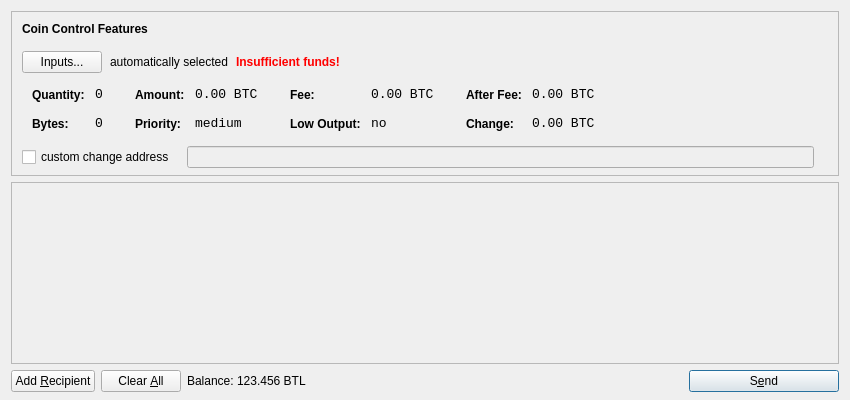
<?xml version="1.0" encoding="UTF-8"?>
<ui version="4.0">
 <class>SendCoinsDialog</class>
 <widget class="QDialog" name="SendCoinsDialog">
  <property name="geometry">
   <rect>
    <x>0</x>
    <y>0</y>
    <width>850</width>
    <height>400</height>
   </rect>
  </property>
  <property name="windowTitle">
   <string>Send Coins</string>
  </property>
  <layout class="QVBoxLayout" name="verticalLayout" stretch="0,1,0">
   <property name="bottomMargin">
    <number>8</number>
   </property>
   <item>
    <widget class="QFrame" name="frameCoinControl">
     <property name="sizePolicy">
      <sizepolicy hsizetype="Expanding" vsizetype="Expanding">
       <horstretch>0</horstretch>
       <verstretch>0</verstretch>
      </sizepolicy>
     </property>
     <property name="maximumSize">
      <size>
       <width>16777215</width>
       <height>16777215</height>
      </size>
     </property>
     <property name="frameShape">
      <enum>QFrame::StyledPanel</enum>
     </property>
     <property name="frameShadow">
      <enum>QFrame::Sunken</enum>
     </property>
     <layout class="QVBoxLayout" name="verticalLayoutCoinControl2">
      <property name="spacing">
       <number>-1</number>
      </property>
      <property name="leftMargin">
       <number>0</number>
      </property>
      <property name="topMargin">
       <number>0</number>
      </property>
      <property name="rightMargin">
       <number>0</number>
      </property>
      <property name="bottomMargin">
       <number>6</number>
      </property>
      <item>
       <layout class="QVBoxLayout" name="verticalLayoutCoinControl" stretch="0,0,0,0,1">
        <property name="spacing">
         <number>0</number>
        </property>
        <property name="leftMargin">
         <number>10</number>
        </property>
        <property name="topMargin">
         <number>10</number>
        </property>
        <item>
         <layout class="QHBoxLayout" name="horizontalLayoutCoinControl1">
          <property name="bottomMargin">
           <number>15</number>
          </property>
          <item>
           <widget class="QLabel" name="labelCoinControlFeatures">
            <property name="sizePolicy">
             <sizepolicy hsizetype="Preferred" vsizetype="Maximum">
              <horstretch>0</horstretch>
              <verstretch>0</verstretch>
             </sizepolicy>
            </property>
            <property name="font">
             <font>
              <weight>75</weight>
              <bold>true</bold>
             </font>
            </property>
            <property name="styleSheet">
             <string notr="true">font-weight:bold;</string>
            </property>
            <property name="text">
             <string>Coin Control Features</string>
            </property>
           </widget>
          </item>
         </layout>
        </item>
        <item>
         <layout class="QHBoxLayout" name="horizontalLayoutCoinControl2" stretch="0,0,0,0">
          <property name="spacing">
           <number>8</number>
          </property>
          <property name="bottomMargin">
           <number>10</number>
          </property>
          <item>
           <widget class="QPushButton" name="pushButtonCoinControl">
            <property name="styleSheet">
             <string notr="true"/>
            </property>
            <property name="text">
             <string>Inputs...</string>
            </property>
           </widget>
          </item>
          <item>
           <widget class="QLabel" name="labelCoinControlAutomaticallySelected">
            <property name="text">
             <string>automatically selected</string>
            </property>
            <property name="margin">
             <number>5</number>
            </property>
           </widget>
          </item>
          <item>
           <widget class="QLabel" name="labelCoinControlInsuffFunds">
            <property name="font">
             <font>
              <weight>75</weight>
              <bold>true</bold>
             </font>
            </property>
            <property name="styleSheet">
             <string notr="true">color:red;font-weight:bold;</string>
            </property>
            <property name="text">
             <string>Insufficient funds!</string>
            </property>
            <property name="margin">
             <number>5</number>
            </property>
           </widget>
          </item>
          <item>
           <spacer name="horizontalSpacerCoinControl">
            <property name="orientation">
             <enum>Qt::Horizontal</enum>
            </property>
            <property name="sizeHint" stdset="0">
             <size>
              <width>40</width>
              <height>1</height>
             </size>
            </property>
           </spacer>
          </item>
         </layout>
        </item>
        <item>
         <widget class="QWidget" name="widgetCoinControl" native="true">
          <property name="sizePolicy">
           <sizepolicy hsizetype="Preferred" vsizetype="Preferred">
            <horstretch>0</horstretch>
            <verstretch>0</verstretch>
           </sizepolicy>
          </property>
          <property name="minimumSize">
           <size>
            <width>0</width>
            <height>0</height>
           </size>
          </property>
          <property name="styleSheet">
           <string notr="true"/>
          </property>
          <layout class="QHBoxLayout" name="horizontalLayoutCoinControl5">
           <property name="margin">
            <number>0</number>
           </property>
           <item>
            <layout class="QHBoxLayout" name="horizontalLayoutCoinControl3" stretch="0,0,0,1">
             <property name="spacing">
              <number>20</number>
             </property>
             <property name="topMargin">
              <number>0</number>
             </property>
             <property name="bottomMargin">
              <number>10</number>
             </property>
             <item>
              <layout class="QFormLayout" name="formLayoutCoinControl1">
               <property name="horizontalSpacing">
                <number>10</number>
               </property>
               <property name="verticalSpacing">
                <number>14</number>
               </property>
               <property name="leftMargin">
                <number>10</number>
               </property>
               <property name="topMargin">
                <number>4</number>
               </property>
               <property name="rightMargin">
                <number>6</number>
               </property>
               <item row="0" column="0">
                <widget class="QLabel" name="labelCoinControlQuantityText">
                 <property name="styleSheet">
                  <string notr="true">font-weight:bold;</string>
                 </property>
                 <property name="text">
                  <string>Quantity:</string>
                 </property>
                 <property name="margin">
                  <number>0</number>
                 </property>
                </widget>
               </item>
               <item row="0" column="1">
                <widget class="QLabel" name="labelCoinControlQuantity">
                 <property name="font">
                  <font>
                   <family>Monospace</family>
                   <pointsize>10</pointsize>
                  </font>
                 </property>
                 <property name="cursor">
                  <cursorShape>IBeamCursor</cursorShape>
                 </property>
                 <property name="contextMenuPolicy">
                  <enum>Qt::ActionsContextMenu</enum>
                 </property>
                 <property name="text">
                  <string notr="true">0</string>
                 </property>
                 <property name="margin">
                  <number>0</number>
                 </property>
                 <property name="textInteractionFlags">
                  <set>Qt::LinksAccessibleByMouse|Qt::TextSelectableByKeyboard|Qt::TextSelectableByMouse</set>
                 </property>
                </widget>
               </item>
               <item row="1" column="0">
                <widget class="QLabel" name="labelCoinControlBytesText">
                 <property name="styleSheet">
                  <string notr="true">font-weight:bold;</string>
                 </property>
                 <property name="text">
                  <string>Bytes:</string>
                 </property>
                </widget>
               </item>
               <item row="1" column="1">
                <widget class="QLabel" name="labelCoinControlBytes">
                 <property name="font">
                  <font>
                   <family>Monospace</family>
                   <pointsize>10</pointsize>
                  </font>
                 </property>
                 <property name="cursor">
                  <cursorShape>IBeamCursor</cursorShape>
                 </property>
                 <property name="contextMenuPolicy">
                  <enum>Qt::ActionsContextMenu</enum>
                 </property>
                 <property name="text">
                  <string notr="true">0</string>
                 </property>
                 <property name="textInteractionFlags">
                  <set>Qt::LinksAccessibleByMouse|Qt::TextSelectableByKeyboard|Qt::TextSelectableByMouse</set>
                 </property>
                </widget>
               </item>
              </layout>
             </item>
             <item>
              <layout class="QFormLayout" name="formLayoutCoinControl2">
               <property name="horizontalSpacing">
                <number>10</number>
               </property>
               <property name="verticalSpacing">
                <number>14</number>
               </property>
               <property name="leftMargin">
                <number>6</number>
               </property>
               <property name="topMargin">
                <number>4</number>
               </property>
               <property name="rightMargin">
                <number>6</number>
               </property>
               <item row="0" column="0">
                <widget class="QLabel" name="labelCoinControlAmountText">
                 <property name="styleSheet">
                  <string notr="true">font-weight:bold;</string>
                 </property>
                 <property name="text">
                  <string>Amount:</string>
                 </property>
                 <property name="margin">
                  <number>0</number>
                 </property>
                </widget>
               </item>
               <item row="0" column="1">
                <widget class="QLabel" name="labelCoinControlAmount">
                 <property name="font">
                  <font>
                   <family>Monospace</family>
                   <pointsize>10</pointsize>
                  </font>
                 </property>
                 <property name="cursor">
                  <cursorShape>IBeamCursor</cursorShape>
                 </property>
                 <property name="contextMenuPolicy">
                  <enum>Qt::ActionsContextMenu</enum>
                 </property>
                 <property name="text">
                  <string notr="true">0.00 BTC</string>
                 </property>
                 <property name="textInteractionFlags">
                  <set>Qt::LinksAccessibleByMouse|Qt::TextSelectableByKeyboard|Qt::TextSelectableByMouse</set>
                 </property>
                </widget>
               </item>
               <item row="1" column="0">
                <widget class="QLabel" name="labelCoinControlPriorityText">
                 <property name="styleSheet">
                  <string notr="true">font-weight:bold;</string>
                 </property>
                 <property name="text">
                  <string>Priority:</string>
                 </property>
                </widget>
               </item>
               <item row="1" column="1">
                <widget class="QLabel" name="labelCoinControlPriority">
                 <property name="font">
                  <font>
                   <family>Monospace</family>
                   <pointsize>10</pointsize>
                  </font>
                 </property>
                 <property name="cursor">
                  <cursorShape>IBeamCursor</cursorShape>
                 </property>
                 <property name="contextMenuPolicy">
                  <enum>Qt::ActionsContextMenu</enum>
                 </property>
                 <property name="text">
                  <string>medium</string>
                 </property>
                 <property name="textInteractionFlags">
                  <set>Qt::LinksAccessibleByMouse|Qt::TextSelectableByKeyboard|Qt::TextSelectableByMouse</set>
                 </property>
                </widget>
               </item>
              </layout>
             </item>
             <item>
              <layout class="QFormLayout" name="formLayoutCoinControl3">
               <property name="horizontalSpacing">
                <number>10</number>
               </property>
               <property name="verticalSpacing">
                <number>14</number>
               </property>
               <property name="leftMargin">
                <number>6</number>
               </property>
               <property name="topMargin">
                <number>4</number>
               </property>
               <property name="rightMargin">
                <number>6</number>
               </property>
               <item row="0" column="0">
                <widget class="QLabel" name="labelCoinControlFeeText">
                 <property name="styleSheet">
                  <string notr="true">font-weight:bold;</string>
                 </property>
                 <property name="text">
                  <string>Fee:</string>
                 </property>
                 <property name="margin">
                  <number>0</number>
                 </property>
                </widget>
               </item>
               <item row="0" column="1">
                <widget class="QLabel" name="labelCoinControlFee">
                 <property name="font">
                  <font>
                   <family>Monospace</family>
                   <pointsize>10</pointsize>
                  </font>
                 </property>
                 <property name="cursor">
                  <cursorShape>IBeamCursor</cursorShape>
                 </property>
                 <property name="contextMenuPolicy">
                  <enum>Qt::ActionsContextMenu</enum>
                 </property>
                 <property name="text">
                  <string notr="true">0.00 BTC</string>
                 </property>
                 <property name="textInteractionFlags">
                  <set>Qt::LinksAccessibleByMouse|Qt::TextSelectableByKeyboard|Qt::TextSelectableByMouse</set>
                 </property>
                </widget>
               </item>
               <item row="1" column="0">
                <widget class="QLabel" name="labelCoinControlLowOutputText">
                 <property name="styleSheet">
                  <string notr="true">font-weight:bold;</string>
                 </property>
                 <property name="text">
                  <string>Low Output:</string>
                 </property>
                </widget>
               </item>
               <item row="1" column="1">
                <widget class="QLabel" name="labelCoinControlLowOutput">
                 <property name="font">
                  <font>
                   <family>Monospace</family>
                   <pointsize>10</pointsize>
                  </font>
                 </property>
                 <property name="cursor">
                  <cursorShape>IBeamCursor</cursorShape>
                 </property>
                 <property name="contextMenuPolicy">
                  <enum>Qt::ActionsContextMenu</enum>
                 </property>
                 <property name="text">
                  <string>no</string>
                 </property>
                 <property name="textInteractionFlags">
                  <set>Qt::LinksAccessibleByMouse|Qt::TextSelectableByKeyboard|Qt::TextSelectableByMouse</set>
                 </property>
                </widget>
               </item>
              </layout>
             </item>
             <item>
              <layout class="QFormLayout" name="formLayoutCoinControl4">
               <property name="horizontalSpacing">
                <number>10</number>
               </property>
               <property name="verticalSpacing">
                <number>14</number>
               </property>
               <property name="leftMargin">
                <number>6</number>
               </property>
               <property name="topMargin">
                <number>4</number>
               </property>
               <property name="rightMargin">
                <number>6</number>
               </property>
               <item row="0" column="0">
                <widget class="QLabel" name="labelCoinControlAfterFeeText">
                 <property name="styleSheet">
                  <string notr="true">font-weight:bold;</string>
                 </property>
                 <property name="text">
                  <string>After Fee:</string>
                 </property>
                 <property name="margin">
                  <number>0</number>
                 </property>
                </widget>
               </item>
               <item row="0" column="1">
                <widget class="QLabel" name="labelCoinControlAfterFee">
                 <property name="font">
                  <font>
                   <family>Monospace</family>
                   <pointsize>10</pointsize>
                  </font>
                 </property>
                 <property name="cursor">
                  <cursorShape>IBeamCursor</cursorShape>
                 </property>
                 <property name="contextMenuPolicy">
                  <enum>Qt::ActionsContextMenu</enum>
                 </property>
                 <property name="text">
                  <string notr="true">0.00 BTC</string>
                 </property>
                 <property name="textInteractionFlags">
                  <set>Qt::LinksAccessibleByMouse|Qt::TextSelectableByKeyboard|Qt::TextSelectableByMouse</set>
                 </property>
                </widget>
               </item>
               <item row="1" column="0">
                <widget class="QLabel" name="labelCoinControlChangeText">
                 <property name="styleSheet">
                  <string notr="true">font-weight:bold;</string>
                 </property>
                 <property name="text">
                  <string>Change:</string>
                 </property>
                </widget>
               </item>
               <item row="1" column="1">
                <widget class="QLabel" name="labelCoinControlChange">
                 <property name="font">
                  <font>
                   <family>Monospace</family>
                   <pointsize>10</pointsize>
                  </font>
                 </property>
                 <property name="cursor">
                  <cursorShape>IBeamCursor</cursorShape>
                 </property>
                 <property name="contextMenuPolicy">
                  <enum>Qt::ActionsContextMenu</enum>
                 </property>
                 <property name="text">
                  <string notr="true">0.00 BTC</string>
                 </property>
                 <property name="textInteractionFlags">
                  <set>Qt::LinksAccessibleByMouse|Qt::TextSelectableByKeyboard|Qt::TextSelectableByMouse</set>
                 </property>
                </widget>
               </item>
              </layout>
             </item>
            </layout>
           </item>
          </layout>
         </widget>
        </item>
        <item>
         <layout class="QHBoxLayout" name="horizontalLayoutCoinControl4" stretch="0,0,0">
          <property name="spacing">
           <number>12</number>
          </property>
          <property name="sizeConstraint">
           <enum>QLayout::SetDefaultConstraint</enum>
          </property>
          <property name="topMargin">
           <number>5</number>
          </property>
          <property name="rightMargin">
           <number>5</number>
          </property>
          <item>
           <widget class="QCheckBox" name="checkBoxCoinControlChange">
            <property name="text">
             <string>custom change address</string>
            </property>
           </widget>
          </item>
          <item>
           <widget class="QLineEdit" name="lineEditCoinControlChange">
            <property name="enabled">
             <bool>false</bool>
            </property>
            <property name="sizePolicy">
             <sizepolicy hsizetype="Expanding" vsizetype="Fixed">
              <horstretch>0</horstretch>
              <verstretch>0</verstretch>
             </sizepolicy>
            </property>
           </widget>
          </item>
          <item>
           <widget class="QLabel" name="labelCoinControlChangeLabel">
            <property name="sizePolicy">
             <sizepolicy hsizetype="Preferred" vsizetype="Expanding">
              <horstretch>0</horstretch>
              <verstretch>0</verstretch>
             </sizepolicy>
            </property>
            <property name="minimumSize">
             <size>
              <width>0</width>
              <height>0</height>
             </size>
            </property>
            <property name="text">
             <string/>
            </property>
            <property name="margin">
             <number>3</number>
            </property>
           </widget>
          </item>
         </layout>
        </item>
        <item>
         <spacer name="verticalSpacerCoinControl">
          <property name="orientation">
           <enum>Qt::Vertical</enum>
          </property>
          <property name="sizeHint" stdset="0">
           <size>
            <width>800</width>
            <height>1</height>
           </size>
          </property>
         </spacer>
        </item>
       </layout>
      </item>
     </layout>
    </widget>
   </item>
   <item>
    <widget class="QScrollArea" name="scrollArea">
     <property name="widgetResizable">
      <bool>true</bool>
     </property>
     <widget class="QWidget" name="scrollAreaWidgetContents">
      <property name="geometry">
       <rect>
        <x>0</x>
        <y>0</y>
        <width>830</width>
        <height>165</height>
       </rect>
      </property>
      <layout class="QVBoxLayout" name="verticalLayout_2">
       <property name="margin">
        <number>0</number>
       </property>
       <item>
        <layout class="QVBoxLayout" name="entries">
         <property name="spacing">
          <number>6</number>
         </property>
        </layout>
       </item>
       <item>
        <spacer name="verticalSpacer">
         <property name="orientation">
          <enum>Qt::Vertical</enum>
         </property>
         <property name="sizeHint" stdset="0">
          <size>
           <width>20</width>
           <height>40</height>
          </size>
         </property>
        </spacer>
       </item>
      </layout>
     </widget>
    </widget>
   </item>
   <item>
    <layout class="QHBoxLayout" name="horizontalLayout">
     <item>
      <widget class="QPushButton" name="addButton">
       <property name="toolTip">
        <string>Send to multiple recipients at once</string>
       </property>
       <property name="text">
        <string>Add &amp;Recipient</string>
       </property>
       <property name="icon">
        <iconset resource="../bitcoin.qrc">
         <normaloff>:/icons/add</normaloff>:/icons/add</iconset>
       </property>
       <property name="autoDefault">
        <bool>false</bool>
       </property>
      </widget>
     </item>
     <item>
      <widget class="QPushButton" name="clearButton">
       <property name="sizePolicy">
        <sizepolicy hsizetype="Minimum" vsizetype="Fixed">
         <horstretch>0</horstretch>
         <verstretch>0</verstretch>
        </sizepolicy>
       </property>
       <property name="toolTip">
        <string>Remove all transaction fields</string>
       </property>
       <property name="text">
        <string>Clear &amp;All</string>
       </property>
       <property name="icon">
        <iconset resource="../bitcoin.qrc">
         <normaloff>:/icons/remove</normaloff>:/icons/remove</iconset>
       </property>
       <property name="autoRepeatDelay">
        <number>300</number>
       </property>
       <property name="autoDefault">
        <bool>false</bool>
       </property>
      </widget>
     </item>
     <item>
      <layout class="QHBoxLayout" name="horizontalLayout_2">
       <property name="spacing">
        <number>3</number>
       </property>
       <item>
        <widget class="QLabel" name="label">
         <property name="text">
          <string>Balance:</string>
         </property>
        </widget>
       </item>
       <item>
        <widget class="QLabel" name="labelBalance">
         <property name="cursor">
          <cursorShape>IBeamCursor</cursorShape>
         </property>
         <property name="text">
          <string>123.456 BTL</string>
         </property>
         <property name="textInteractionFlags">
          <set>Qt::LinksAccessibleByMouse|Qt::TextSelectableByKeyboard|Qt::TextSelectableByMouse</set>
         </property>
        </widget>
       </item>
      </layout>
     </item>
     <item>
      <spacer name="horizontalSpacer">
       <property name="orientation">
        <enum>Qt::Horizontal</enum>
       </property>
       <property name="sizeHint" stdset="0">
        <size>
         <width>40</width>
         <height>20</height>
        </size>
       </property>
      </spacer>
     </item>
     <item>
      <widget class="QPushButton" name="sendButton">
       <property name="minimumSize">
        <size>
         <width>150</width>
         <height>0</height>
        </size>
       </property>
       <property name="toolTip">
        <string>Confirm the send action</string>
       </property>
       <property name="text">
        <string>S&amp;end</string>
       </property>
       <property name="icon">
        <iconset resource="../bitcoin.qrc">
         <normaloff>:/icons/send</normaloff>:/icons/send</iconset>
       </property>
       <property name="default">
        <bool>true</bool>
       </property>
      </widget>
     </item>
    </layout>
   </item>
  </layout>
 </widget>
 <resources>
  <include location="../bitcoin.qrc"/>
 </resources>
 <connections/>
</ui>
